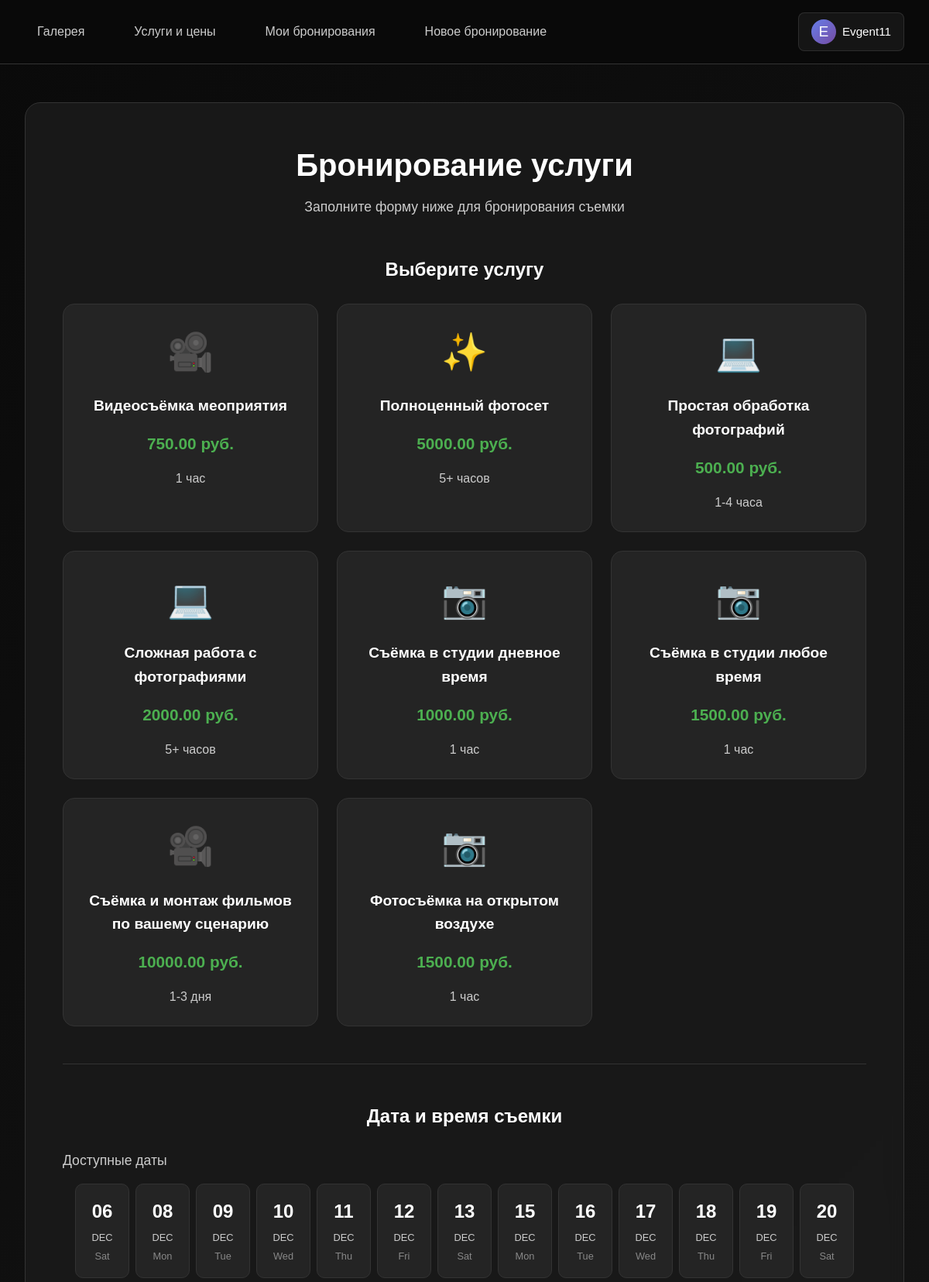
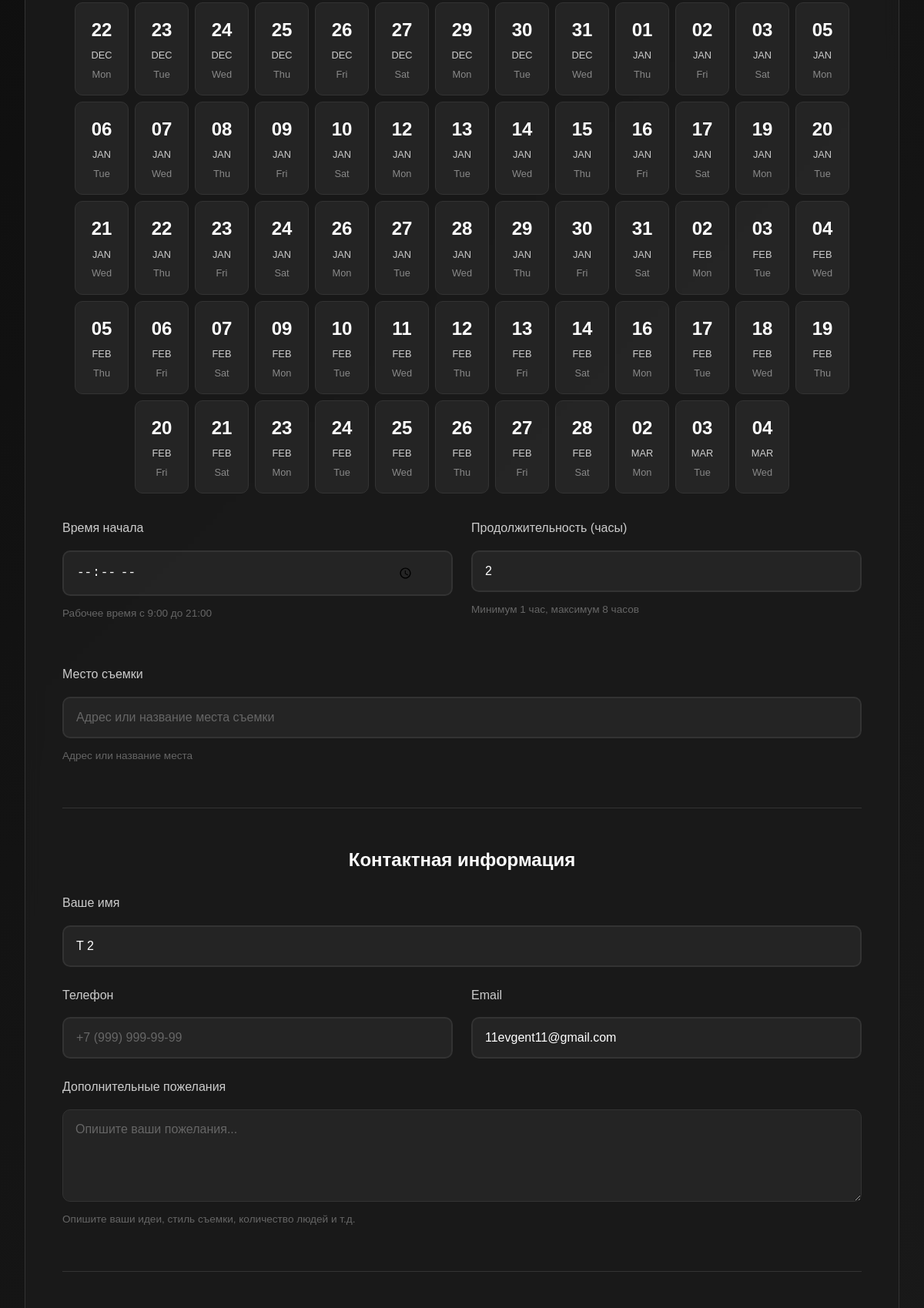
/booking/create/ (signed in, upper part), run on the app's committed database (2 pictures, top to bottom).
### gallery_app/models.py (models this page shows, shortened)
class Service(models.Model):
    SERVICE_TYPES = [
        ('PHOTO', 'Фотосъемка'),
        ('VIDEO', 'Видеосъемка'),
        ('EDITING', 'Обработка'),
        ('OTHER', 'Другое'),
    ]
    name = models.CharField(max_length=200, verbose_name='Название услуги')
    description = models.TextField(verbose_name='Описание услуги')
    price = models.DecimalField(max_digits=10, decimal_places=2, verbose_name='Цена')
    duration = models.CharField(max_length=100, blank=True, verbose_name='Продолжительность')
    service_type = models.CharField(max_length=20, choices=SERVICE_TYPES, verbose_name='Тип услуги')
    is_active = models.BooleanField(default=True, verbose_name='Активная услуга')
    order = models.IntegerField(default=0, verbose_name='Порядок отображения')
    can_be_booked = models.BooleanField(default=True, verbose_name='Можно забронировать')
    min_booking_hours = models.IntegerField(default=1, verbose_name='Минимальное время бронирования (часы)')
    max_booking_hours = models.IntegerField(default=8, verbose_name='Максимальное время бронирования (часы)')
    preparation_time = models.IntegerField(default=1, verbose_name='Время на подготовку (часы)')
    class Meta:
        verbose_name = 'Услуга'
        verbose_name_plural = 'Услуги'
        ordering = ['order', 'service_type', 'name']

class Booking(models.Model):
    STATUS_CHOICES = [
        ('pending', 'Ожидает подтверждения'),
        ('confirmed', 'Подтверждено'),
        ('rejected', 'Отклонено'),
        ('completed', 'Выполнено'),
        ('cancelled', 'Отменено'),
    ]
    id = models.UUIDField(primary_key=True, default=uuid.uuid4, editable=False)
    user = models.ForeignKey(User, on_delete=models.CASCADE, verbose_name='Пользователь')
    service = models.ForeignKey('Service', on_delete=models.CASCADE, verbose_name='Услуга')
    booking_date = models.DateField(verbose_name='Дата съемки')
    booking_time = models.TimeField(verbose_name='Время съемки')
    duration = models.IntegerField(verbose_name='Продолжительность (часы)', default=2)
    location = models.CharField(max_length=500, verbose_name='Место съемки', blank=True)
    client_name = models.CharField(max_length=200, verbose_name='Имя клиента')
    client_phone = models.CharField(max_length=20, verbose_name='Телефон')
    client_email = models.EmailField(verbose_name='Email')
    client_message = models.TextField(verbose_name='Пожелания и комментарии', blank=True)
    status = models.CharField(max_length=20, choices=STATUS_CHOICES, default='pending', verbose_name='Статус')
    created_at = models.DateTimeField(auto_now_add=True, verbose_name='Дата создания')
    updated_at = models.DateTimeField(auto_now=True, verbose_name='Дата обновления')
    admin_notes = models.TextField(verbose_name='Заметки администратора', blank=True)
    price_agreed = models.DecimalField(max_digits=10, decimal_places=2, verbose_name='Согласованная цена', null=True,
                                       blank=True)
    admin_user = models.ForeignKey(User, on_delete=models.SET_NULL, null=True, blank=True,
                                   related_name='bookings_managed', verbose_name='Подтвердил администратор')
    class Meta:
        verbose_name = 'Бронирование'
        verbose_name_plural = 'Бронирования'
        ordering = ['-booking_date', '-booking_time']
        indexes = [
            models.Index(fields=['status']),
            models.Index(fields=['booking_date']),
            models.Index(fields=['user', 'status']),
        ]

### gallery_app/views.py (the view)
# urls.py: path('booking/create/', views.create_booking, name='create_booking'),
@login_required
def create_booking(request):
    if request.method == 'POST':
        form = BookingForm(request.POST, request=request)
        if form.is_valid():
            booking = form.save(commit=False)
            if request.user.is_authenticated:
                booking.user = request.user
            if not booking.client_email and request.user.is_authenticated:
                booking.client_email = request.user.email
            booking.save()
            messages.success(request,
                             '✅ Бронирование успешно создано! '
                             'Мы свяжемся с вами в течение 24 часов для подтверждения.'
                             )
            return redirect('/booking/my/')  # Изменено на абсолютный путь
        else:
            available_dates = Booking.get_available_dates()
            return render(request, 'create_booking.html', {
                'form': form,
                'available_dates': available_dates
            })
    else:
        form = BookingForm(request=request)
        available_dates = get_available_dates()
        return render(request, 'create_booking.html', {
            'form': form,
            'available_dates': available_dates
        })

### gallery_app/views.py (called while the page is built)
def get_available_dates():
    from datetime import timedelta
    available_dates = []
    today = timezone.now().date()
    end_date = today + timedelta(days=90)
    current_date = today + timedelta(days=2)  # Минимум за 48 часов
    while current_date <= end_date:
        if current_date.weekday() != 6:
            bookings_count = Booking.objects.filter(
                booking_date=current_date,
                status__in=['confirmed', 'pending']
            ).count()
            if bookings_count < 3:  # Максимум 3 съемки в день
                available_dates.append(current_date)
        current_date += timedelta(days=1)
    return available_dates

### templates/create_booking.html (shortened to what this page needs)
{% extends 'base.html' %}
{% load static %}
{% block body_class %}booking-page{% endblock %}
{% block content %}
<div class="booking-container">
    <div class="booking-form-wrapper">
        <div class="booking-form-container">
            <h1 class="booking-title">Бронирование услуги</h1>
            <p class="booking-subtitle">Заполните форму ниже для бронирования съемки</p>
            <form method="post" class="booking-form" id="bookingForm">
                <div class="form-section">
                    <h3 class="section-title">Выберите услугу</h3>
                    <div class="services-grid">
                        {% for service in form.service.field.queryset %}
                        <label class="service-option">
                            <div class="service-content">
                                <div class="service-icon">
                                    {% if service.service_type == 'PHOTO' %}📷
                                    {% elif service.service_type == 'VIDEO' %}🎥
                                    {% elif service.service_type == 'EDITING' %}💻
                                    {% else %}✨{% endif %}
                                </div>
                                <h4>{{ service.name }}</h4>
                                <p class="service-price">{{ service.price }} руб.</p>
                                <p class="service-duration">{{ service.duration }}</p>
                            </div>
                        </label>
                        {% empty %}
                        <p class="no-services">Нет доступных услуг для бронирования.</p>
                        {% endfor %}
                    </div>
                </div>
                <div class="form-section">
                    <h3 class="section-title">Дата и время съемки</h3>
                    <div class="date-selection">
                        <div class="section-subtitle">Доступные даты</div>
                        <div class="available-dates">
                            {% for date in available_dates %}
                            <label class="date-option">
                                <div class="date-content">
                                    <span class="day">{{ date|date:'d' }}</span>
                                    <span class="month">{{ date|date:'M' }}</span>
                                    <span class="weekday">{{ date|date:'D' }}</span>
                                </div>
                            </label>
                            {% endfor %}
                        </div>
                        <div class="time-fields">
                            <div class="form-row">
                                <div class="form-group">
                                    <label for="{{ form.booking_time.id_for_label }}" class="form-label">Время начала</label>
                                    {{ form.booking_time }}
                                    <small class="form-help">Рабочее время с 9:00 до 21:00</small>
                                </div>
                                <div class="form-group">
                                    <label for="{{ form.duration.id_for_label }}" class="form-label">Продолжительность (часы)</label>
                                    {{ form.duration }}
                                    <small class="form-help">Минимум 1 час, максимум 8 часов</small>
                                </div>
                            </div>
                        </div>
                    </div>
                    <div class="form-group">
                        <label for="{{ form.location.id_for_label }}" class="form-label">Место съемки</label>
                        {{ form.location }}
                        <small class="form-help">Адрес или название места</small>
                    </div>
                </div>
                <div class="form-section">
                    <h3 class="section-title">Контактная информация</h3>
                    <div class="form-group">
                        <label for="{{ form.client_name.id_for_label }}" class="form-label">Ваше имя</label>
                        {{ form.client_name }}
                    </div>
                    <div class="form-row">
                        <div class="form-group">
                            <label for="{{ form.client_phone.id_for_label }}" class="form-label">Телефон</label>
                            {{ form.client_phone }}
                        </div>
                        <div class="form-group">
                            <label for="{{ form.client_email.id_for_label }}" class="form-label">Email</label>
                            {{ form.client_email }}
                        </div>
                    </div>
                    <div class="form-group">
                        <label for="{{ form.client_message.id_for_label }}" class="form-label">Дополнительные пожелания</label>
                        {{ form.client_message }}
                        <small class="form-help">Опишите ваши идеи, стиль съемки, количество людей и т.д.</small>
                    </div>
                </div>
            </form>
        </div>
    </div>
</div>
{% endblock %}

### templates/header.html (shortened to what this page needs)
{% load static %}
<header class="header">
    <nav class="nav">
        <ul class="nav-menu">
            <li class="nav-item">
                <a href="/home/" class="nav-link">Галерея</a>
            </li>
            <li class="nav-item">
                <a href="/prices/" class="nav-link">Услуги и цены</a>
            </li>
            {% if user.is_authenticated %}
            <li class="nav-item">
                <a href="/booking/my/" class="nav-link">Мои бронирования</a>
            </li>
            <li class="nav-item">
                <a href="/booking/create/" class="nav-link">Новое бронирование</a>
            </li>
            {% endif %}
        </ul>
        <div class="nav-auth">
            {% if user.is_authenticated %}
            <div class="user-menu">
                <div class="user-info">
                    <span class="user-avatar">{{ user.username|first|upper }}</span>
                    <span class="user-name">{{ user.username|truncatechars:15 }}</span>
                </div>
            </div>
            {% else %}
            <div class="auth-links">
                <a href="/login/" class="auth-link login-link">Войти</a>
                <a href="/register/" class="auth-link register-link">Регистрация</a>
            </div>
            {% endif %}
        </div>
    </nav>
</header>

### data on the page
Service: name "Видеосъёмка меоприятия", price "750.00", duration "1 час"
Service: name "Полноценный фотосет", price "5000.00", duration "5+ часов"
Service: name "Простая обработка фотографий", price "500.00", duration "1-4 часа"
Service: name "Сложная работа с фотографиями", price "2000.00", duration "5+ часов"
Service: name "Съёмка в студии дневное время", price "1000.00", duration "1 час"
Service: name "Съёмка в студии любое время", price "1500.00", duration "1 час"
Service: name "Съёмка и монтаж фильмов по вашему сценарию", price "10000.00", duration "1-3 дня"
Service: name "Фотосъёмка на открытом воздухе", price "1500.00", duration "1 час"

### other printed values
{{ user.username|first|upper }} "E"
{{ user.username|truncatechars:15 }} "Evgent11"
{{ date|date:'d' }} "06" "08" "09" "10" "11" "12" "13" "15" "16" "17" "18" "19" "20" "22" "23" "24" "25" "26" "27" "29" "30" "31" "01" "02" "03" "05" "06" "07" "08" "09" "10" "12" "13" "14" "15" "16" "17" "19" "20" "21" "22" "23" "24" "26" "27" "28" "29" "30" "31" "02" "03" "04" "05" "06" "07" "09" "10" "11" "12" "13" "14" "16" "17" "18" "19" "20" "21" "23" "24" "25" "26" "27" "28" "02" "03" "04"
{{ date|date:'M' }} "DEC" "DEC" "DEC" "DEC" "DEC" "DEC" "DEC" "DEC" "DEC" "DEC" "DEC" "DEC" "DEC" "DEC" "DEC" "DEC" "DEC" "DEC" "DEC" "DEC" "DEC" "DEC" "JAN" "JAN" "JAN" "JAN" "JAN" "JAN" "JAN" "JAN" "JAN" "JAN" "JAN" "JAN" "JAN" "JAN" "JAN" "JAN" "JAN" "JAN" "JAN" "JAN" "JAN" "JAN" "JAN" "JAN" "JAN" "JAN" "JAN" "FEB" "FEB" "FEB" "FEB" "FEB" "FEB" "FEB" "FEB" "FEB" "FEB" "FEB" "FEB" "FEB" "FEB" "FEB" "FEB" "FEB" "FEB" "FEB" "FEB" "FEB" "FEB" "FEB" "FEB" "MAR" "MAR" "MAR"
{{ date|date:'D' }} "Sat" "Mon" "Tue" "Wed" "Thu" "Fri" "Sat" "Mon" "Tue" "Wed" "Thu" "Fri" "Sat" "Mon" "Tue" "Wed" "Thu" "Fri" "Sat" "Mon" "Tue" "Wed" "Thu" "Fri" "Sat" "Mon" "Tue" "Wed" "Thu" "Fri" "Sat" "Mon" "Tue" "Wed" "Thu" "Fri" "Sat" "Mon" "Tue" "Wed" "Thu" "Fri" "Sat" "Mon" "Tue" "Wed" "Thu" "Fri" "Sat" "Mon" "Tue" "Wed" "Thu" "Fri" "Sat" "Mon" "Tue" "Wed" "Thu" "Fri" "Sat" "Mon" "Tue" "Wed" "Thu" "Fri" "Sat" "Mon" "Tue" "Wed" "Thu" "Fri" "Sat" "Mon" "Tue" "Wed"
